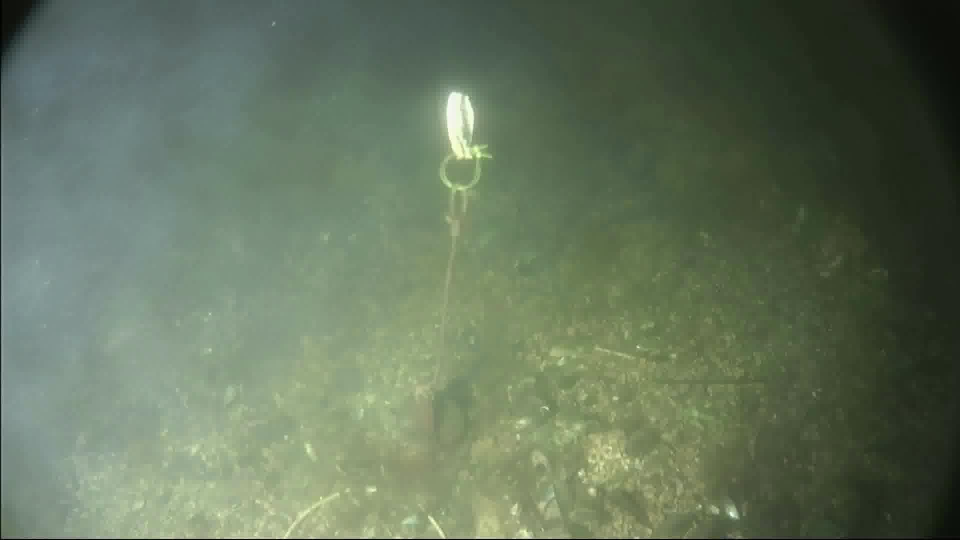
#> input picture Image Processing/image.jpg, 1920 x 1080 px (shown at 1/2 size)
$ jupyter execute Pillow.ipynb
#> lines starting #> are read from the running program, lines starting #| are printed output that depends on the picture
[cell 1]
from PIL import Image
import matplotlib.pyplot as plt
import cv2

[cell 2]
img = Image.open("image.jpg")
#> img is the input picture: PIL image 1920x1080 RGB; mean R, G, B 100.5, 115.9, 92.8
img = img.resize((200, 100))
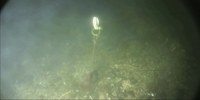
#> img: PIL image 200x100 RGB; mean R, G, B 100.6, 116, 92.9
img.show()
img.save("resized_image.jpg")

[cell 3]
img2 = img.convert("L")
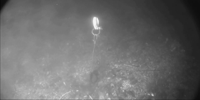
#> img2: PIL image 200x100 L; min 11, max 246, mean 108.8
plt.imshow(img2, cmap="gray")

[cell 4]
clahe = cv2.createCLAHE(clipLimit=4.0, tileGridSize=(8,8))
img_cv = cv2.imread("resized_image.jpg")
img_cv = cv2.cvtColor(img_cv, cv2.COLOR_BGR2RGB)
plt.imshow(img_cv)

[cell 5]
l,a,b = cv2.split(cv2.cvtColor(img_cv, cv2.COLOR_RGB2LAB))
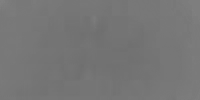
#> a: shape (100, 200); min 111, max 128, mean 117.8
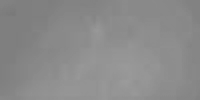
#> b: shape (100, 200); min 121, max 156, mean 138.8
l = clahe.apply(l)
img_clahe = cv2.merge((l,a,b))
#> img_clahe: shape (100, 200, 3); mean of channels 0, 1, 2 138.7, 117.8, 138.8
img_clahe = cv2.cvtColor(img_clahe, cv2.COLOR_LAB2RGB)
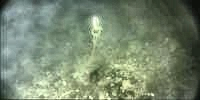
#> img_clahe: shape (100, 200, 3); mean R, G, B 120.6, 136.2, 112.4
plt.imshow(img_clahe)

[cell 6]
img_cv = cv2.imread("image.jpg")
#> img_cv: shape (1080, 1920, 3)
l,a,b = cv2.split(cv2.cvtColor(img_cv, cv2.COLOR_BGR2LAB))
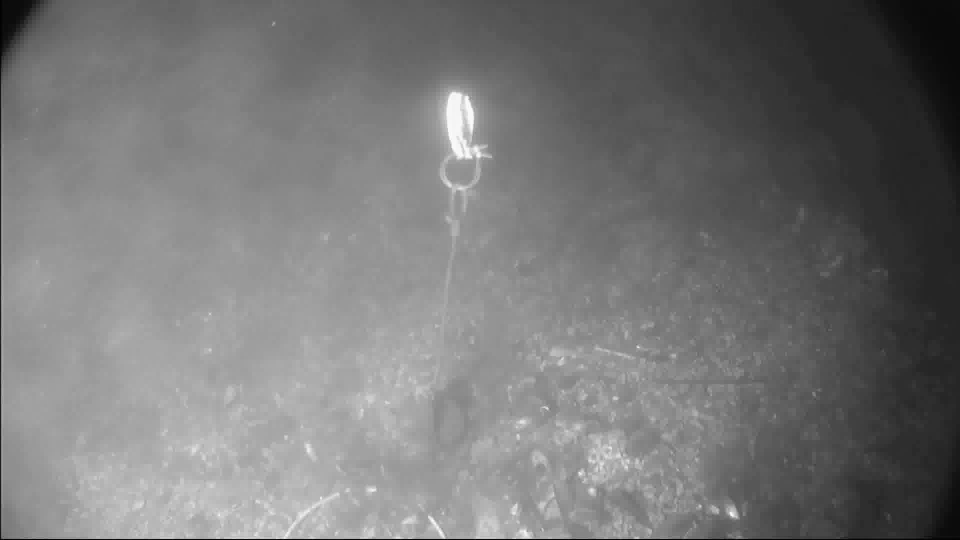
#> l: shape (1080, 1920) (shown at 1/2 size); min 1, max 253, mean 118.3
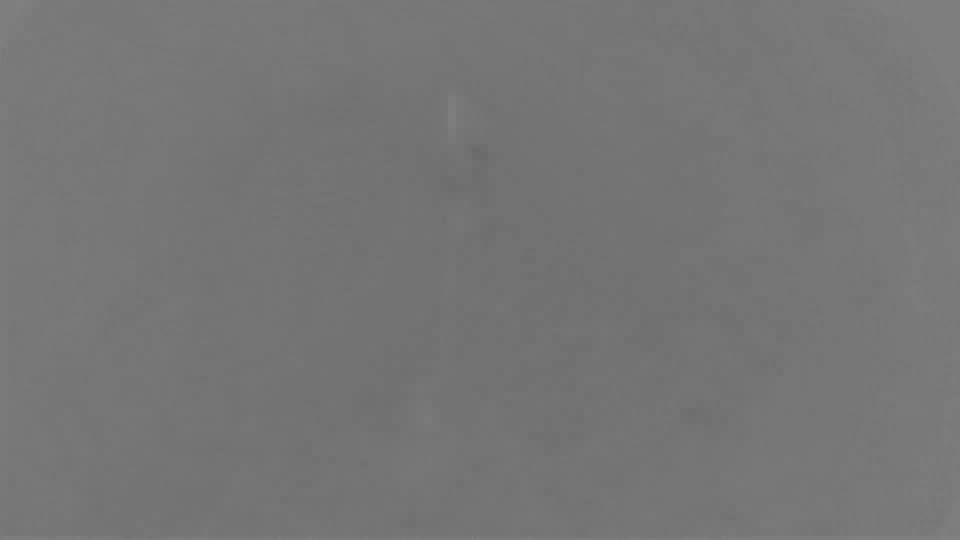
#> a: shape (1080, 1920) (shown at 1/2 size); min 105, max 128, mean 117.8
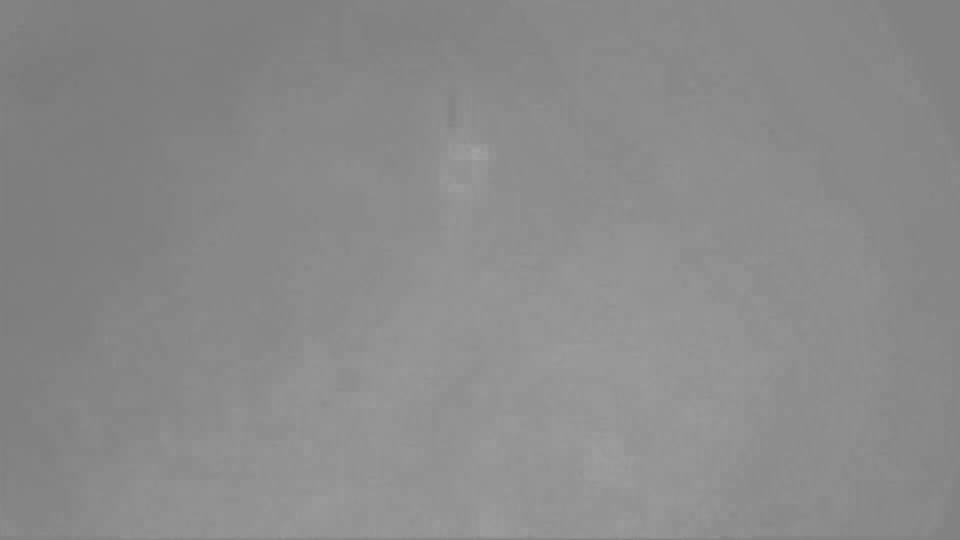
#> b: shape (1080, 1920) (shown at 1/2 size); min 123, max 165, mean 138.8
l = clahe.apply(l)
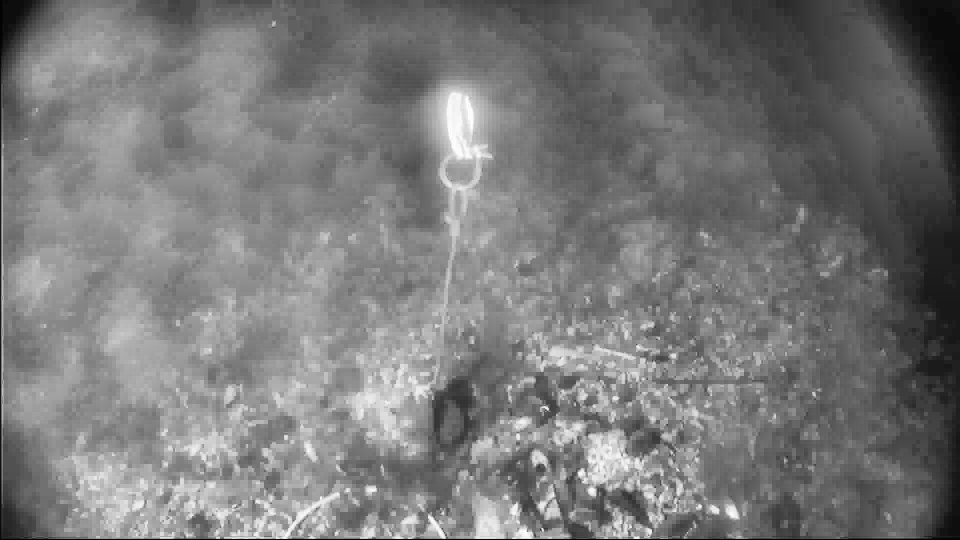
#> l: shape (1080, 1920) (shown at 1/2 size); min 0, max 254, mean 120.8
img_clahe = cv2.merge((l,a,b))
#> img_clahe: shape (1080, 1920, 3); mean of channels 0, 1, 2 120.8, 117.8, 138.8
img_clahe = cv2.cvtColor(img_clahe, cv2.COLOR_LAB2RGB)
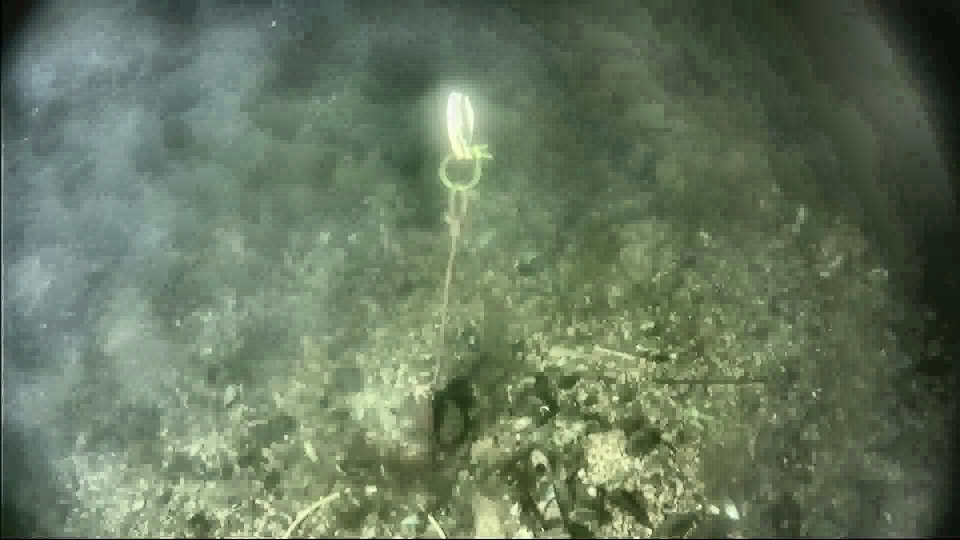
#> img_clahe: shape (1080, 1920, 3) (shown at 1/2 size); mean R, G, B 102.6, 118.1, 94.8
plt.imshow(img_clahe)
